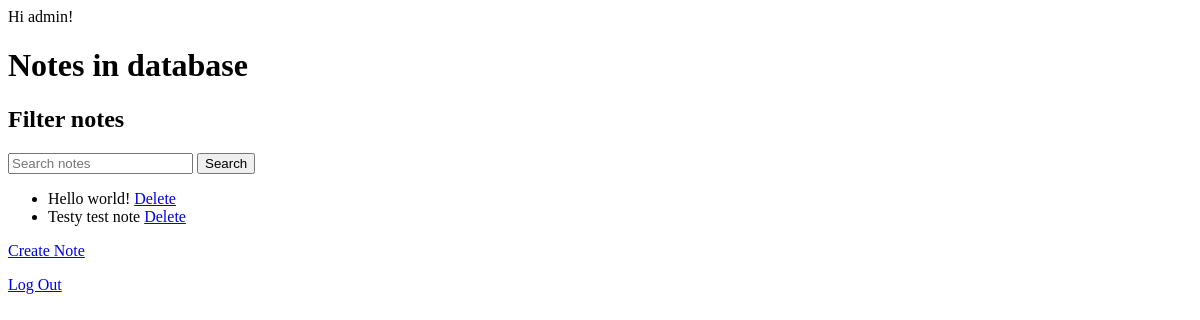
/accounts/ (signed in), run on an earlier commit of the app's database.
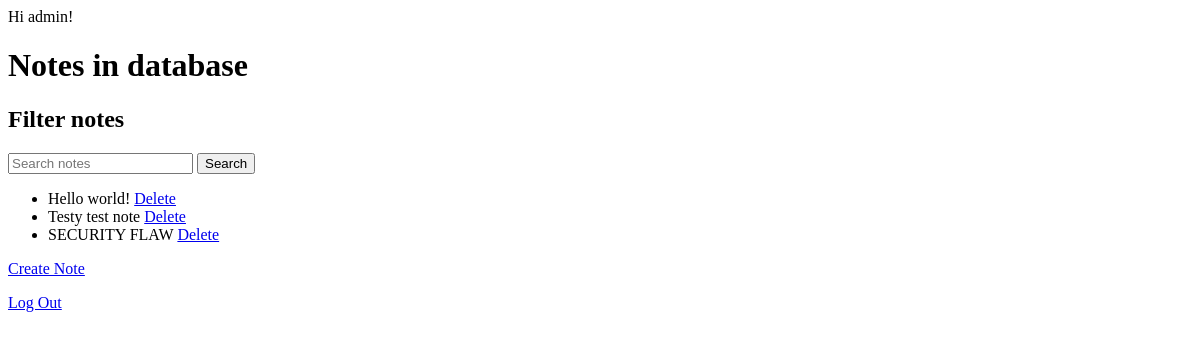
And on a later commit of the database.
### notes/models.py (models this page shows, shortened)
class Note(models.Model):
    user = models.ForeignKey(User, on_delete=models.CASCADE)
    text = models.TextField()

### notes/views.py (the view)
# urls.py: path("", HomePageView.as_view(), name="home"),
class HomePageView(LoginRequiredMixin, ListView):
    model = Note
    template_name = "home.html"
    context_object_name = "note_list"
    def get_queryset(self):
        queryset = super().get_queryset()
        query = self.request.GET.get("filter")
        if query:
            queryset = queryset.raw(f"SELECT * FROM notes_note WHERE text LIKE '%{query}%' AND user_id = {self.request.user.id}")
        else:
            queryset = queryset.filter(user=self.request.user)
        return queryset

### templates/home.html (shortened to what this page needs)
{% extends 'base.html' %}
{% block content %}
{% if user.is_authenticated %}
  Hi {{ user.username }}!
  <h1>Notes in database</h1>
  <h2>Filter notes</h2>
  <form action="{% url 'home' %}" method="GET">
    <input type="text" name="filter" placeholder="Search notes">
    <button type="submit">Search</button>
  </form>
  <ul>
    {% for note in note_list %}
      <li>{{ note.text|safe }} <a href="{% url 'delete_note' note.pk %}">Delete</a></li>
    {% endfor %}
  </ul>
  <p><a href="{% url 'create_note' %}">Create Note</a></p>
  <p><a href="{% url 'logout' %}">Log Out</a></p>
{% else %}
  <p>You are not logged in</p>
  <a href="{% url 'login' %}">Log In</a>
{% endif %}
{% endblock %}

What changed in the data, as far as the page shows it:
added Note: text "SECURITY FLAW"
